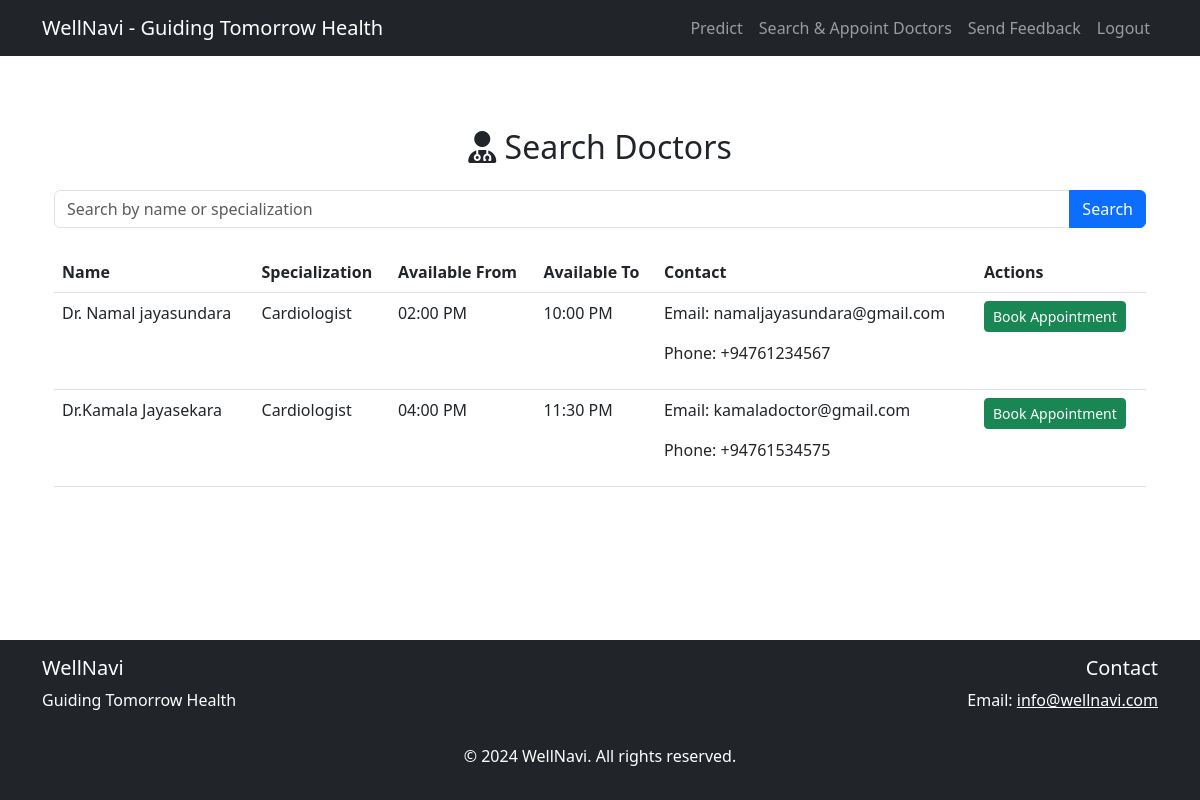
The page /doctors (signed in) on the database its author committed.
### website/models.py (models this page shows)
class Doctor(db.Model):
    id = db.Column(db.Integer, primary_key=True)
    name = db.Column(db.String(150), nullable=False)
    specialization = db.Column(db.String(150), nullable=False)
    contact_number = db.Column(db.String(15), nullable=False)
    email = db.Column(db.String(150), unique=True, nullable=False)
    available_from = db.Column(db.Time, nullable=False)
    available_to = db.Column(db.Time, nullable=False)
    appointments = db.relationship('Appointment', backref='doctor', passive_deletes=True)

### website/views.py (the view)
@views.route('/doctors', methods=['GET'])
@login_required
def search_doctors():
    search_query = request.args.get('search', '')
    doctors = Doctor.query.filter((Doctor.name.ilike(f'%{search_query}%')) |
                                  (Doctor.specialization.ilike(f'%{search_query}%'))).all()
    return render_template('doctors.html', doctors=doctors, user=current_user)

### website/__init__.py (called while the page is built)
def create_app():
    app = Flask(__name__)
    app.config['SECRET_KEY'] = 'hjshjhdjah kjshkjdhjs'
    app.config['SQLALCHEMY_DATABASE_URI'] = f'sqlite:///{DB_NAME}'
    db.init_app(app)
    from .views import views
    from .auth import auth
    app.register_blueprint(views, url_prefix='/')
    app.register_blueprint(auth, url_prefix='/')
    from .models import User, Note, Admin
    with app.app_context():
        create_database(app)
    login_manager = LoginManager()
    login_manager.login_view = 'auth.login'
    login_manager.init_app(app)
    @login_manager.user_loader
    def load_user(user_id):
        admin = Admin.query.get(int(user_id))
        if admin:
            return admin
        return User.query.get(int(user_id))
    return app

### website/templates/doctors.html (shortened to what this page needs)
{% extends "base.html" %} {% block title %}Search Doctors{% endblock %} {% block
content %}
<div class="container mt-5">
  <h2 class="text-center mb-4">
    <i class="fas fa-user-md"></i> Search Doctors
  </h2>
  <form class="mb-4" method="GET">
    <div class="input-group">
      <input
        type="text"
        class="form-control"
        name="search"
        placeholder="Search by name or specialization"
        value="{{ request.args.get('search', '') }}"
      />
      <button class="btn btn-primary" type="submit">Search</button>
    </div>
  </form>
  <table class="table table-hover">
    <thead>
      <tr>
        <th>Name</th>
        <th>Specialization</th>
        <th>Available From</th>
        <th>Available To</th>
        <th>Contact</th>
        <th>Actions</th>
      </tr>
    </thead>
    <tbody>
      {% for doctor in doctors %}
      <tr>
        <td>{{ doctor.name }}</td>
        <td>{{ doctor.specialization }}</td>
        <td>{{ doctor.available_from.strftime('%I:%M %p') }}</td>
        <td>{{ doctor.available_to.strftime('%I:%M %p') }}</td>
        <td>
          <p>Email: {{ doctor.email }}</p>
          <p>Phone: {{ doctor.contact_number }}</p>
        </td>
        <td>
          <a
            href="{{ url_for('views.book_appointment', doctor_id=doctor.id) }}"
            class="btn btn-success btn-sm"
            >Book Appointment</a
          >
        </td>
      </tr>
      {% endfor %}
    </tbody>
  </table>
</div>
{% endblock %}

### rows shown on the page
Doctor: name "Dr. Namal jayasundara", specialization "Cardiologist", available_from "02:00 PM", available_to "10:00 PM", email "namaljayasundara@gmail.com", contact_number "+94761234567"
Doctor: name "Dr.Kamala Jayasekara", specialization "Cardiologist", available_from "04:00 PM", available_to "11:30 PM", email "kamaladoctor@gmail.com", contact_number "+94761534575"
